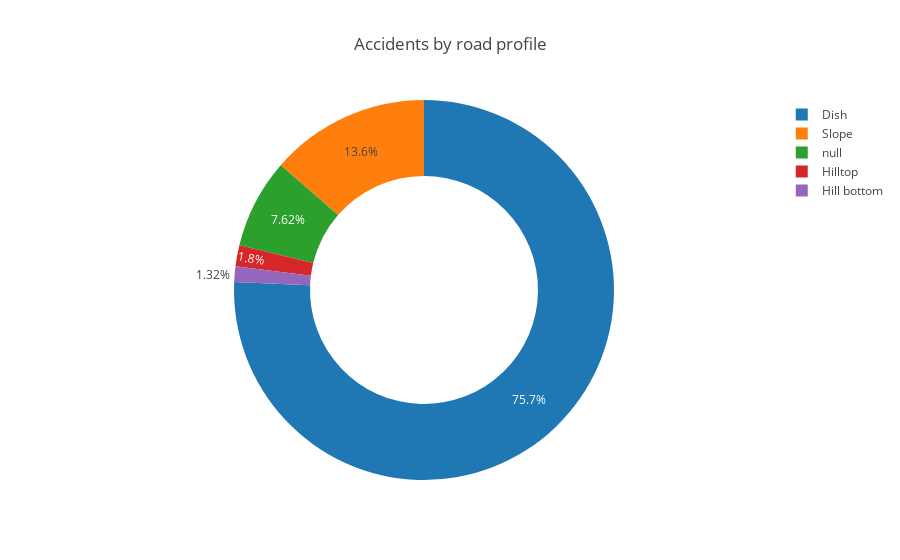

The cell this chart's notebook holds for it:
### Code cell
data_prof = places.groupby(by='roadProfile', as_index=False).count()
profLable = {
    1:'Dish',
    2:'Slope',
    3:'Hilltop',
    4:'Hill bottom'  
}

data_prof.roadProfile =  data_prof.roadProfile.map(profLable)

Title = "Accidents by road profile"
PlotPiechart(data_prof.roadProfile.values , data_prof, 'Road profile')

### Figure 1 — Plotly figure (JSON) as saved in the notebook; plotly's stock layout.template omitted (floating-point values rounded to 4 significant figures)
{"data": [{"hole": 0.6, "hoverinfo": "label+percent+name", "labels": [null, "Dish", "Slope", "Hilltop", "Hill bottom"], "name": "Road profile", "type": "pie", "uid": "901ea3fa-4876-4a85-aa94-c90e18bf8183", "values": [63894, 634776, 114043, 15130, 11081]}], "layout": {"annotations": [{"font": {"size": 40}, "showarrow": false, "text": " ", "x": 5.5, "y": 0.5}], "title": {"text": "Accidents by road profile"}}}
